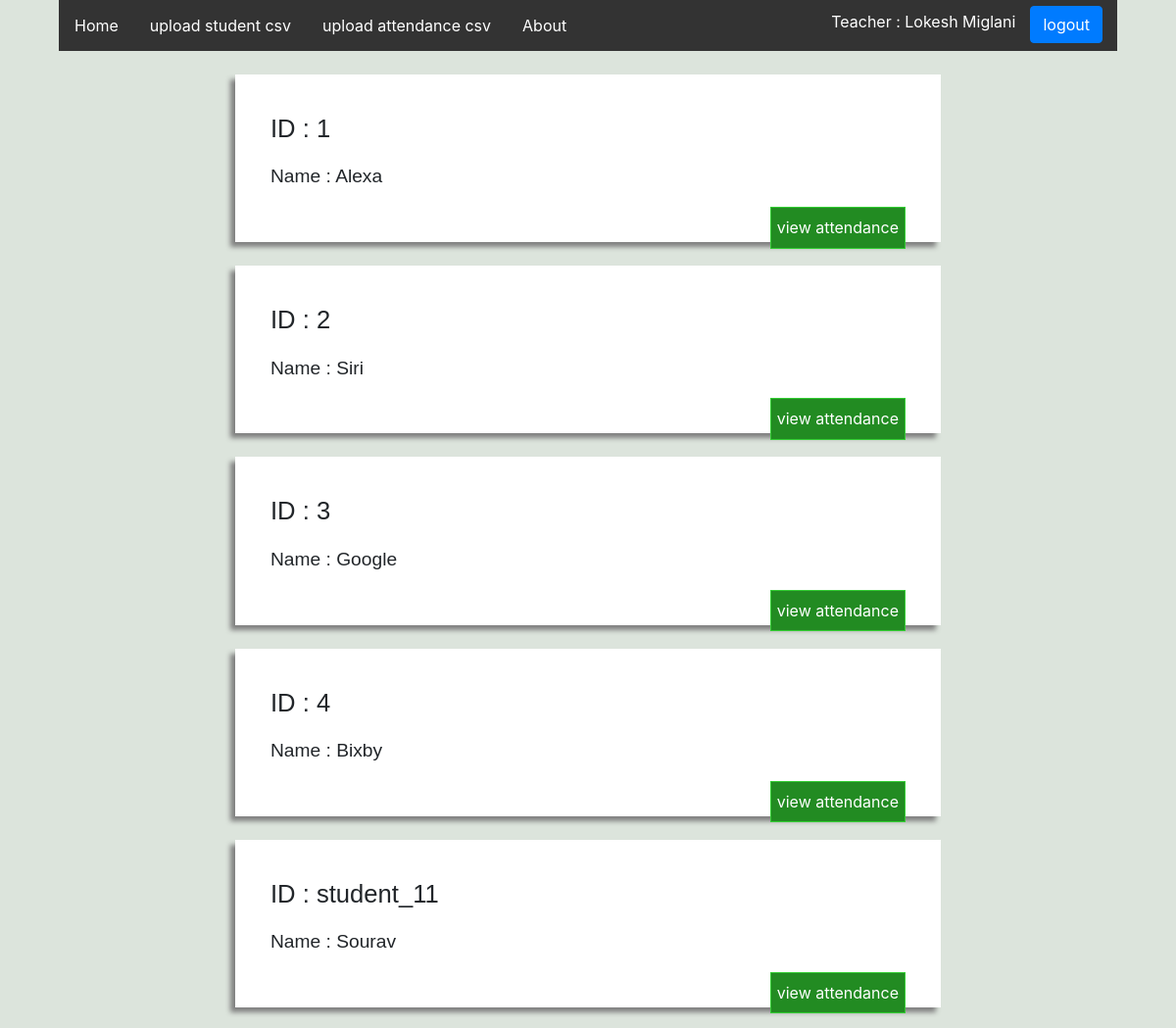
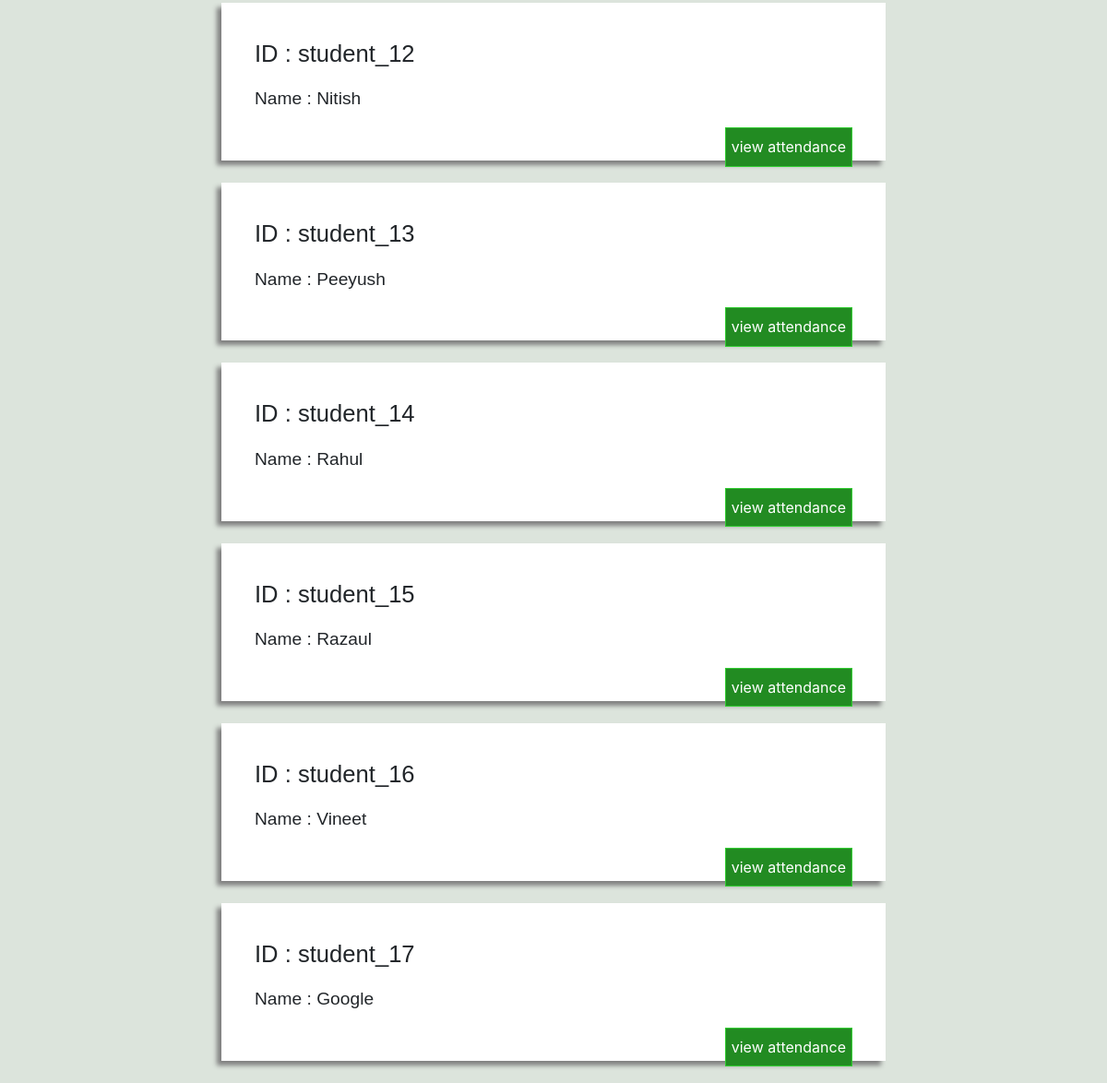
/students/ (signed in), run on an earlier commit of the app's database (2 pictures, top to bottom).
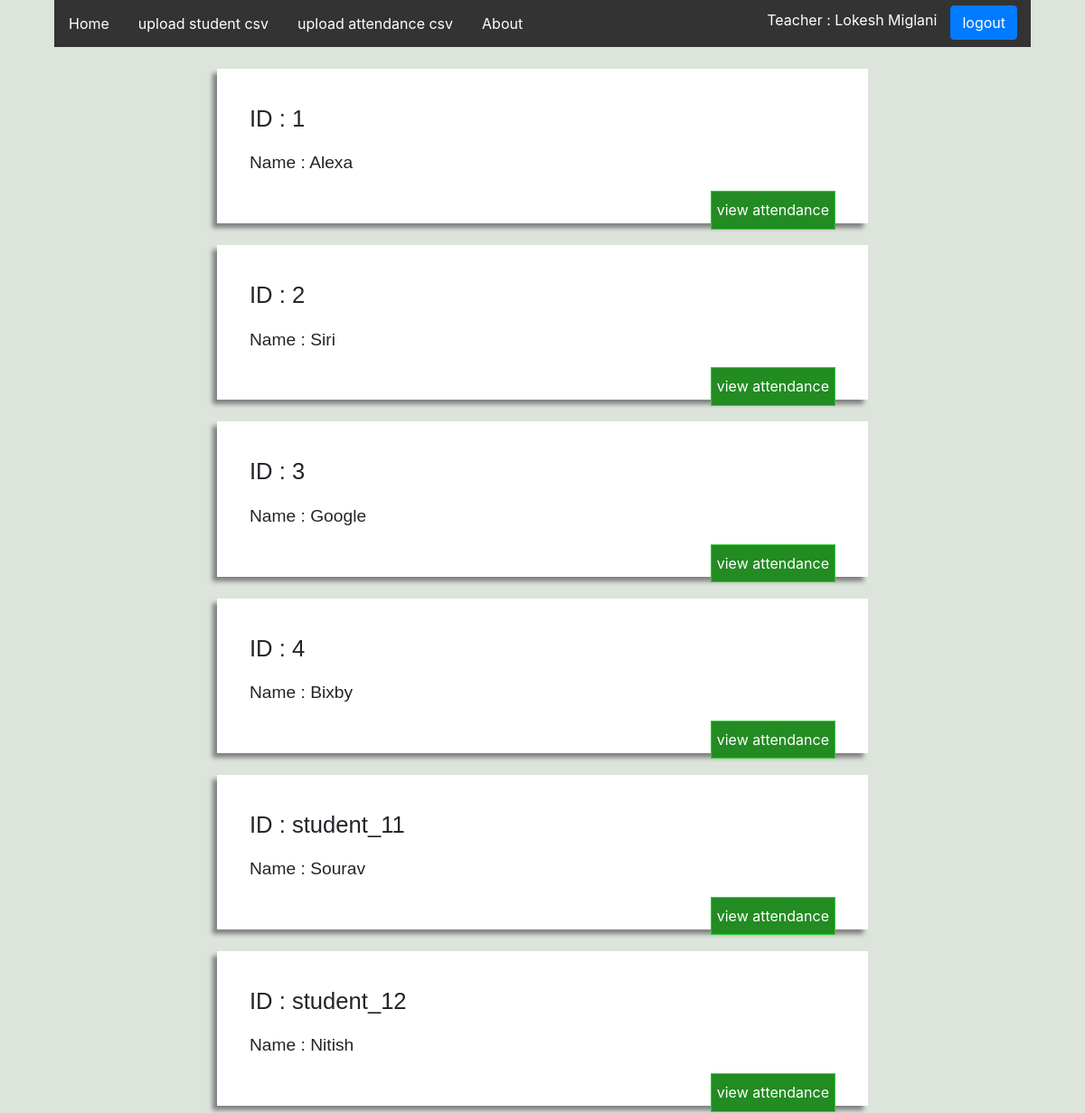
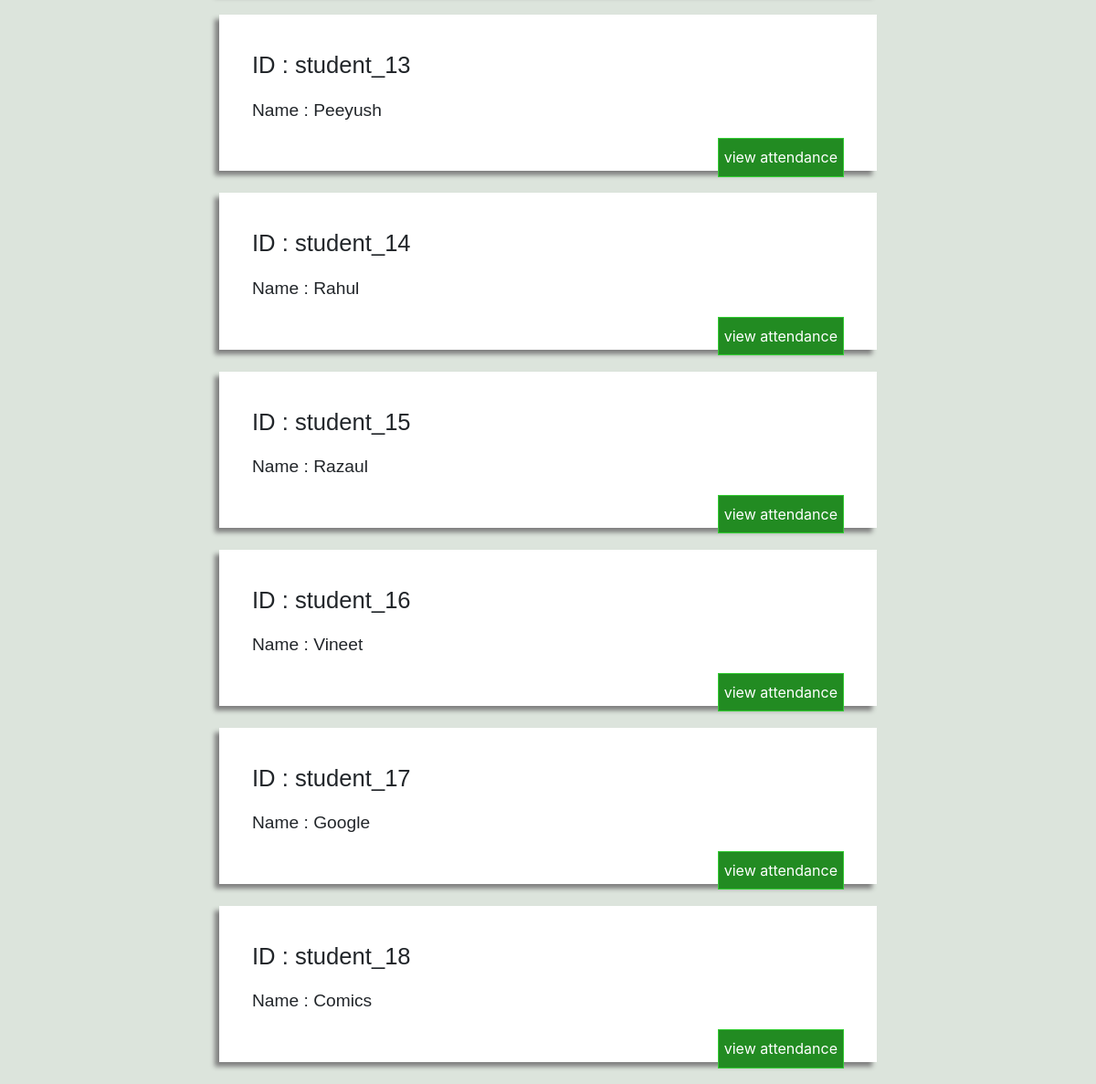
And on a later commit of the database (2 pictures, top to bottom).
### attendance/models.py (models this page shows, shortened)
class CustomUser(AbstractUser):
   is_student = models.BooleanField(default=False)
   is_teacher = models.BooleanField(default=False)
   def __str__(self):
       return self.username

class Student(models.Model):
    user = models.OneToOneField(CustomUser,on_delete = models.CASCADE,default = 1)
    name = models.CharField(max_length = 100)

### attendance/views.py (the view)
# urls.py: path('students/',views.StudentList,name = 'StudentList'),
@login_required
@user_passes_test(is_staff)
def StudentList(request):
    message = ""
    students= Student.objects.all()
    try:
        Student.objects.get(id=1)
    except:
        message += "NO STUDENTS IN DB"
    attendances = Attendance.objects.all()
    return render(request,'StudentList.html',{'students':students,'attendances':attendances,'request':request,'message':message})

### attendance/views.py (called while the page is built)
def is_staff(user):
    object = CustomUser.objects.get(id = user.id)
    if object.is_teacher == True:
        return True
    else:
        return False

### attendance/templates/StudentList.html (shortened to what this page needs)
<html>
    <head>
<link rel="stylesheet" href="https://maxcdn.bootstrapcdn.com/bootstrap/4.3.1/css/bootstrap.min.css">
    </head>
    <body>
            <ul>
                <div>
                    <li><a id = "link" href="#home">Home</a></li>
                    <li><a id = "link" href="/upload/csv/students/">upload student csv</a></li>
                    <li><a id = "link" href="/upload/csv/attendance/">upload attendance csv</a></li>
                    <li><a id = "link" href="#about">About</a></li>
                </div>
                <div class="top-logout">
                    <li id = "teacher-name">Teacher : {{request.user.first_name}} {{request.user.last_name}}</li>
                    <li style='padding-left:15px;padding-right:15px;padding-top: 6px'><a class='btn btn-primary'href ="/auth_urls/logout/">logout</a></li>
                </div>
            </ul>
        {% for student in students %}
            <div class = "student_detail_div">
            <P id = "student-id">ID : {{student.user}} </P>
            <p id = "student-name">Name : {{student.name}}</p>
            <button class="view-attendance-button"><a id = "link" href = "/student-attendance/{{student.id}}/">view attendance</a></button>
            </div>
        {% endfor %}
    </body>
</html>

### attendance/templates/StudentList.html (style rules this page uses)
.student_detail_div { box-shadow: -5px 5px 5px gray; width : 60%; padding: 3%; margin:2% auto; background-color: white; }
ul { list-style-type: none; margin: 0; padding: 0; overflow: hidden; background-color: #333; width:90%; margin-left:5%; }
li { float: left; }
li a { display: block; color: white; text-align: center; padding: 14px 16px; text-decoration: none; }
.view-attendance-button { background: #228B22; float: right; border : 1px solid #32CD32; line-height: 2.4em; }
#link { text-decoration: none; color : white; }
#student-name { font-family: Arial, Helvetica, sans-serif; font-size: 1.2em; }
#student-id { font-size: 1.6em; font-family: Lucida,sans-serif; }
.top-logout { display: inline-block; float: right; }
#teacher-name { color: white; line-height: 2.8em; }
body { background-color: rgb(220, 228, 220); }

What changed in the data, as far as the page shows it:
added Student: user "student_18", name "Comics"
